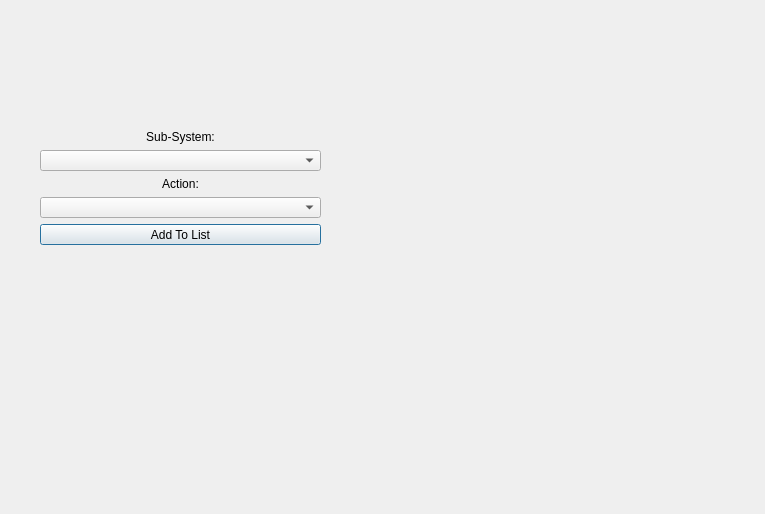
<?xml version="1.0" encoding="UTF-8"?>
<ui version="4.0">
 <class>MissionBuilder</class>
 <widget class="QDialog" name="MissionBuilder">
  <property name="geometry">
   <rect>
    <x>0</x>
    <y>0</y>
    <width>765</width>
    <height>514</height>
   </rect>
  </property>
  <property name="windowTitle">
   <string>Dialog</string>
  </property>
  <widget class="QWidget" name="">
   <property name="geometry">
    <rect>
     <x>40</x>
     <y>130</y>
     <width>281</width>
     <height>115</height>
    </rect>
   </property>
   <layout class="QVBoxLayout" name="verticalLayout">
    <item>
     <widget class="QLabel" name="label">
      <property name="text">
       <string>&lt;center&gt;Sub-System:&lt;/center&gt;</string>
      </property>
     </widget>
    </item>
    <item>
     <widget class="QComboBox" name="comboBox_subsystem"/>
    </item>
    <item>
     <widget class="QLabel" name="label_2">
      <property name="text">
       <string>&lt;center&gt;Action:&lt;/center&gt;</string>
      </property>
     </widget>
    </item>
    <item>
     <widget class="QComboBox" name="comboBox_action"/>
    </item>
    <item>
     <widget class="QPushButton" name="pushButton_add">
      <property name="text">
       <string>Add To List</string>
      </property>
     </widget>
    </item>
   </layout>
  </widget>
 </widget>
 <resources/>
 <connections/>
</ui>
